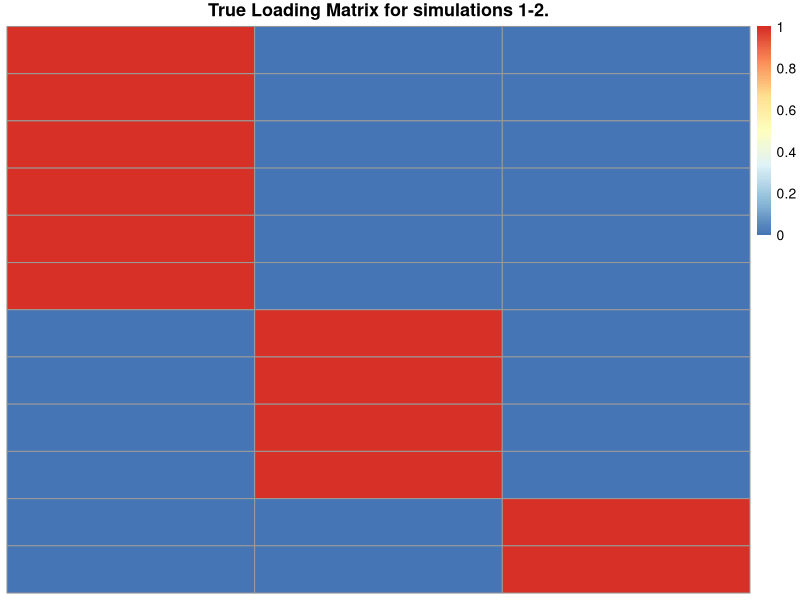

Recreate this plot in R.
# Create factor loading matrix
lambda = matrix(0, 12, 3)
lambda[1:6, 1] = 1
lambda[7:10, 2] = 1
lambda[11:12, 3] = 1

library(pheatmap)
#plotting function
plot_pheatmap = function(m, name='heatmap', breaks=NULL, save_name=""){
  if(!save_name==""){
    try(dev.off())
    pdf(save_name)
  }
  if(is.null(breaks)){
    m = m + matrix(rnorm(prod(dim(m)),0, 0.00001), dim(m)[1])
    pheatmap(m, cluster_rows = FALSE, cluster_cols=FALSE, main=name)}
  else{
    pheatmap(m, breaks=breaks, cluster_rows = FALSE, cluster_cols=FALSE, main=name)}
  if(!save_name==""){
    try(dev.off())
  }
}

plot_pheatmap(lambda, name = 'True Loading Matrix for simulations 1-2.', save_name='true_factor_loading_matrix.pdf')
